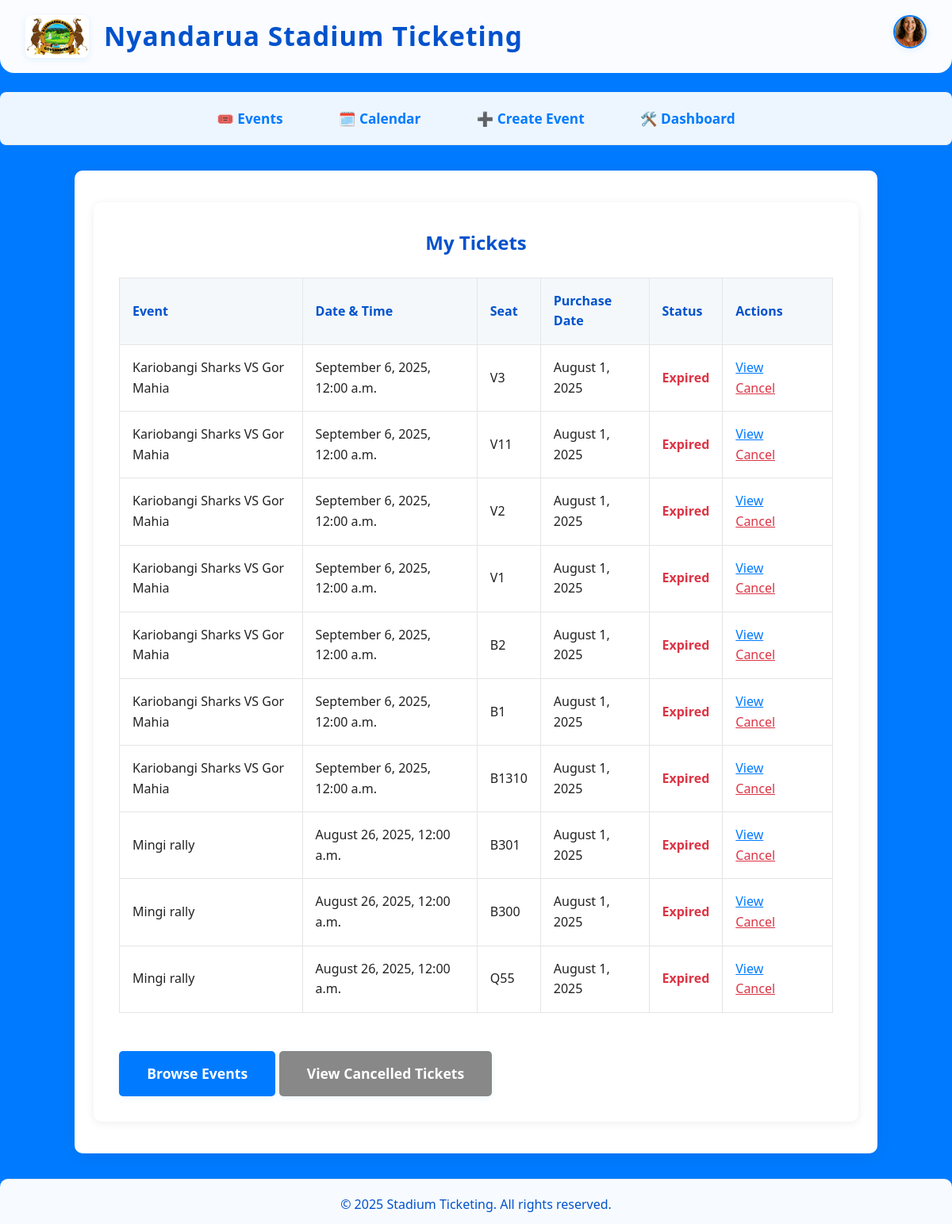
Screenshot of /tickets/ (signed in) with the database file from the repository.
### users/models.py (models this page shows, shortened)
class Profile(models.Model):
    user = models.OneToOneField(User, on_delete=models.CASCADE, related_name='profile')
    photo = models.ImageField(upload_to='profile_photos/', blank=True, null=True)

### tickets/models.py (models this page shows, shortened)
class Ticket(models.Model):
    STATUS_CHOICES = [
        ('Active', 'Active'),
        ('Cancelled', 'Cancelled'),
        ('Used', 'Used'),
    ]
    user = models.ForeignKey(User, on_delete=models.CASCADE, related_name='tickets')
    event = models.ForeignKey(Event, on_delete=models.CASCADE, related_name='tickets')
    tickettype = models.ForeignKey('TicketType', on_delete=models.CASCADE, related_name='tickets', null=True, blank=True)
    seat = models.CharField(max_length=50)
    purchase_date = models.DateTimeField(auto_now_add=True)
    status = models.CharField(max_length=10, choices=STATUS_CHOICES, default='Active')
    qr_code_url = models.URLField(blank=True, null=True)  # Optional: for QR code image
    qr_code_image = models.ImageField(upload_to='ticket_qrcodes/', blank=True, null=True)

### events/models.py (models this page shows, shortened)
class Event(models.Model):
    EVENT_TYPE_CHOICES = [
        ('sports', 'Sports Events'),
        ('entertainment', 'Entertainment Events'),
        ('civic', 'Civic and Political Events'),
        ('educational', 'Educational and Institutional Events'),
        ('corporate', 'Corporate and Business Events'),
        ('religious', 'Religious and Spiritual Events'),
        ('recreational', 'Recreational and Community Events'),
        ('esports', 'E-sports and Virtual Events'),
    ]
    SPORTS_TYPE_CHOICES = [
        ('football', 'Football'),
        ('basketball', 'Basketball'),
        ('athletics', 'Athletics'),
        ('rugby', 'Rugby'),
        ('tennis', 'Tennis'),
    ]
    LEAGUE_CHOICES = [
        ('premier_league', 'Premier League'),
        ('national_league', 'National League'),
        ('champions_league', 'Champions League'),
    ]
    name = models.CharField(max_length=200)
    date = models.DateTimeField()
    location = models.CharField(max_length=200)
    description = models.TextField(blank=True)
    thumbnail = models.ImageField(upload_to='event_thumbnails/', blank=True, null=True)
    event_type = models.CharField(max_length=32, choices=EVENT_TYPE_CHOICES, default='sports')
    sport_type = models.CharField(max_length=32, choices=SPORTS_TYPE_CHOICES, blank=True, null=True)
    league = models.CharField(max_length=32, choices=LEAGUE_CHOICES, blank=True, null=True)

### tickets/views.py (the view)
# urls.py: path('', views.ticket_list, name='ticket_list'),
@login_required
def ticket_list(request):
    tickets = Ticket.objects.filter(user=request.user).exclude(status='Cancelled').select_related('event').order_by('-purchase_date')
    return render(request, 'tickets/ticket_list.html', {'tickets': tickets, 'now': timezone.now()})

### tickets/templates/tickets/ticket_list.html (shortened to what this page needs)
{% extends "base.html" %}
{% load static %}
{% block content %}
<div class="tickets-section">
    <h2>My Tickets</h2>
    {% if tickets %}
    <table class="ticket-table">
        <thead>
            <tr>
                <th>Event</th>
                <th>Date & Time</th>
                <th>Seat</th>
                <th>Purchase Date</th>
                <th>Status</th>
                <th>Actions</th>
            </tr>
        </thead>
        <tbody>
            {% for ticket in tickets %}
                {% if ticket.status != 'Cancelled' %}
                <tr>
                    <td>{{ ticket.event.name }}</td>
                    <td>{{ ticket.event.date|date:"F j, Y, g:i a" }}</td>
                    <td>{{ ticket.seat }}</td>
                    <td>{{ ticket.purchase_date|date:"F j, Y" }}</td>
                    <td>
                        {% if ticket.event.date < now %}
                            <span class="ticket-status-expired">Expired</span>
                        {% else %}
                            <span class="ticket-status-valid">Valid</span>
                        {% endif %}
                    </td>
                    <td class="ticket-actions">
                        <a href="{% url 'ticket_detail' ticket.pk %}">View</a>
                        <a href="{% url 'ticket_cancel' ticket.pk %}" class="cancel">Cancel</a>
                    </td>
                </tr>
                {% endif %}
            {% endfor %}
        </tbody>
    </table>
    {% else %}
        <p>You have not purchased any tickets yet.</p>
    {% endif %}
    <a href="{% url 'event_list' %}" class="cta">Browse Events</a>
    <a href="{% url 'cancelled_tickets' %}" class="cta" style="background:#888;">View Cancelled Tickets</a>
</div>
{% endblock %}

### events/templates/base.html (shortened to what this page needs)
{% load static %}
<!DOCTYPE html>
<html lang="en">
<head>
    <link rel="stylesheet" href="{% static 'css/styles.css' %}">
</head>
<body>
    {% block header %}
        <header>
            <div class="logo-title">
                <img src="{% static 'images/Nyandarua logo.png' %}" alt="Logo">
                <span class="app-name">Nyandarua Stadium Ticketing</span>
            </div>
            {% if user.is_authenticated %}
            <div class="nav-profile-dropdown">
                <div class="profile-pic-wrapper">
                    {% if user.profile.photo %}
                        <img src="{{ user.profile.photo.url }}" alt="Profile" class="nav-profile-pic">
                    {% else %}
                        <img src="{% static 'images/default_profile.png' %}" alt="Profile" class="nav-profile-pic">
                    {% endif %}
                </div>
            </div>
            {% endif %}
        </header>
    {% endblock %}
    {% block navbar %}
    <nav>
        <a href="{% url 'event_list' %}">🎟️ Events</a>
        <a href="{% url 'event_calendar' %}">🗓️ Calendar</a>
        {% if user.is_superuser %}
            <a href="{% url 'event_create' %}">➕ Create Event</a>
            <a href="{% url 'admin_dashboard' %}">🛠️ Dashboard</a>
        {% else %}
            <a href="{% url 'user_dashboard' %}">👤 User Dashboard</a>
        {% endif %}
    </nav>
    {% endblock %}
    <div class="container">
        {% block content %}{% endblock %}
    </div>
    <footer>
        &copy; {{ year|default:2025 }} Stadium Ticketing. All rights reserved.
    </footer>
</body>
</html>

### static/css/styles.css (style rules this page uses)
body, h1, h2, h3, h4, h5, h6, p, ul, ol, li, a { margin: 0; padding: 0; box-sizing: border-box; }
body { font-family: 'Segoe UI', Arial, sans-serif; background: #f7f9fb; color: #222; line-height: 1.6; }
header { background: linear-gradient(90deg, #0052cc 0%, #007bff 100%); color: #fff; padding: 2rem 0 1rem 0; text-align: center; box-shadow: 0 2px 8px rgba(0,0,0,0.04); }
nav { background: #fff; border-bottom: 1px solid #e5e5e5; padding: 0.75rem 0; text-align: center; }
nav a { color: #0052cc; margin: 0 1.2rem; text-decoration: none; font-weight: 500; transition: color 0.2s; font-size: 1.05rem; }
.container { max-width: 950px; margin: 2.5rem auto; background: #fff; padding: 2.5rem 2rem; border-radius: 10px; box-shadow: 0 4px 24px rgba(0,0,0,0.07); }
.cta { display: inline-block; background: #007bff; color: #fff; padding: 0.9rem 2.2rem; border-radius: 5px; text-decoration: none; font-size: 1.1rem; font-weight: 600; margin-top: 1rem; box-shadow: 0 2px 8px rgba(0,123,255,0.08); transition: background 0.2s; }
footer { text-align: center; color: #888; padding: 1.5rem 0 1rem 0; margin-top: 2.5rem; font-size: 0.98rem; background: #f4f8fb; border-top: 1px solid #e5e5e5; }

### events/templates/base.html (style rules this page uses)
html, body { height: 100%; min-height: 100%; margin: 0; padding: 0; }
body { display: flex; flex-direction: column; min-height: 100vh; font-family: 'Segoe UI', Arial, sans-serif; background: #007bff; }
header { background: rgba(255,255,255,0.98); border-radius: 0 0 18px 18px; text-align: left; padding: 1.2rem 2rem 1.2rem 2rem; margin-bottom: 1.5rem; box-shadow: 0 4px 24px rgba(0,123,255,0.10); display: flex; align-items: center; justify-content: space-between; position: relative; }
.logo-title { display: flex; align-items: center; gap: 1.2rem; }
.logo-title img { height: 54px; width: auto; border-radius: 8px; box-shadow: 0 2px 8px rgba(0,123,255,0.10); background: #f4f4f4; }
.logo-title .app-name { font-size: 2.1rem; font-weight: bold; color: #0052cc; letter-spacing: 1px; }
nav { text-align: center; margin-bottom: 2rem; background: rgba(255,255,255,0.93); border-radius: 8px; box-shadow: 0 2px 12px rgba(0,123,255,0.08); padding: 0.7rem 0; display: flex; justify-content: center; gap: 1.2rem; flex-wrap: wrap; }
nav a { margin: 0 0.5rem; color: #007bff; text-decoration: none; font-weight: 600; font-size: 1.08rem; padding: 0.5rem 1.1rem; border-radius: 6px; transition: background 0.18s, color 0.18s; display: inline-flex; align-items: center; gap: 0.4rem; }
.container { max-width: 1100px; margin: 0 auto; padding: 0 1.5rem; flex: 1 0 auto; }
footer { margin-top: 2rem; font-size: 1rem; background: rgba(255,255,255,0.97); border-radius: 10px 10px 0 0; text-align: center; padding: 1.2rem 0 0.7rem 0; box-shadow: 0 -2px 12px rgba(0,123,255,0.07); color: #0052cc; flex-shrink: 0; }
.nav-profile-dropdown { position: absolute; top: 1.2rem; right: 2rem; display: flex; align-items: center; z-index: 1002; }
.profile-pic-wrapper { cursor: pointer; display: flex; align-items: center; }
.nav-profile-pic { width: 38px; height: 38px; border-radius: 50%; object-fit: cover; border: 2px solid #007bff; box-shadow: 0 2px 8px rgba(0,123,255,0.10); background: #f4f4f4; transition: box-shadow 0.2s; }

### tickets/templates/tickets/ticket_list.html (style rules this page uses)
.tickets-section { max-width: 900px; margin: 2.5rem auto; background: #fff; padding: 2rem; border-radius: 10px; box-shadow: 0 2px 12px rgba(0,0,0,0.07); }
.tickets-section h2 { color: #0052cc; margin-bottom: 1.5rem; text-align: center; }
.ticket-table { width: 100%; border-collapse: collapse; margin-bottom: 2rem; }
.ticket-table th, .ticket-table td { border: 1px solid #e5e5e5; padding: 1rem; text-align: left; }
.ticket-table th { background: #f4f8fb; color: #0052cc; }
.ticket-status-expired { color: #dc3545; font-weight: bold; }
.ticket-actions a { color: #007bff; text-decoration: underline; margin-right: 1rem; }
.ticket-actions a.cancel { color: #dc3545; }

### rows the page displays
Ticket: event.name "Kariobangi Sharks VS Gor Mahia", event "September 6, 2025, 12:00 a.m.", seat "V3", purchase_date "August 1, 2025", shows "Expired"
Ticket: event.name "Kariobangi Sharks VS Gor Mahia", event "September 6, 2025, 12:00 a.m.", seat "V11", purchase_date "August 1, 2025", shows "Expired"
Ticket: event.name "Kariobangi Sharks VS Gor Mahia", event "September 6, 2025, 12:00 a.m.", seat "V2", purchase_date "August 1, 2025", shows "Expired"
Ticket: event.name "Kariobangi Sharks VS Gor Mahia", event "September 6, 2025, 12:00 a.m.", seat "V1", purchase_date "August 1, 2025", shows "Expired"
Ticket: event.name "Kariobangi Sharks VS Gor Mahia", event "September 6, 2025, 12:00 a.m.", seat "B2", purchase_date "August 1, 2025", shows "Expired"
Ticket: event.name "Kariobangi Sharks VS Gor Mahia", event "September 6, 2025, 12:00 a.m.", seat "B1", purchase_date "August 1, 2025", shows "Expired"
Ticket: event.name "Kariobangi Sharks VS Gor Mahia", event "September 6, 2025, 12:00 a.m.", seat "B1310", purchase_date "August 1, 2025", shows "Expired"
Ticket: event.name "Mingi rally", event "August 26, 2025, 12:00 a.m.", seat "B301", purchase_date "August 1, 2025", shows "Expired"
Ticket: event.name "Mingi rally", event "August 26, 2025, 12:00 a.m.", seat "B300", purchase_date "August 1, 2025", shows "Expired"
Ticket: event.name "Mingi rally", event "August 26, 2025, 12:00 a.m.", seat "Q55", purchase_date "August 1, 2025", shows "Expired"

### other values shown
{{ year|default:2025 }} "2025"
